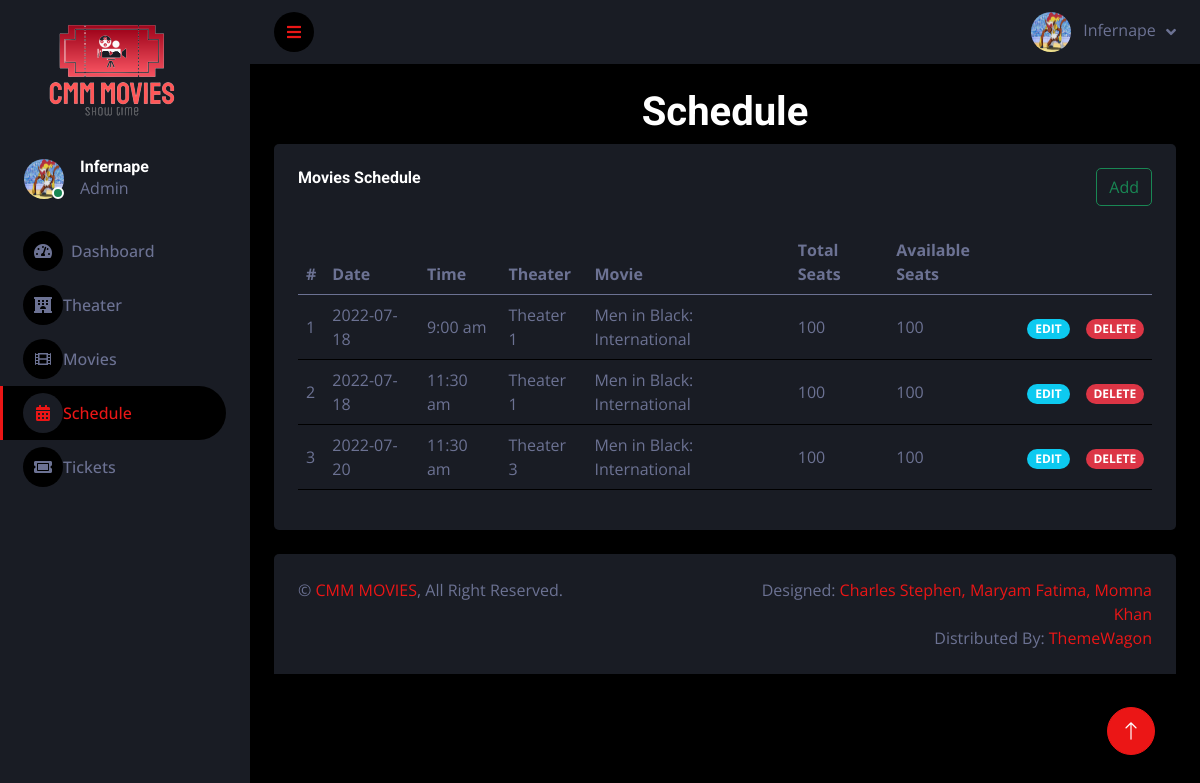
The page /admin/schedule.php (signed in) on the database as committed earlier.
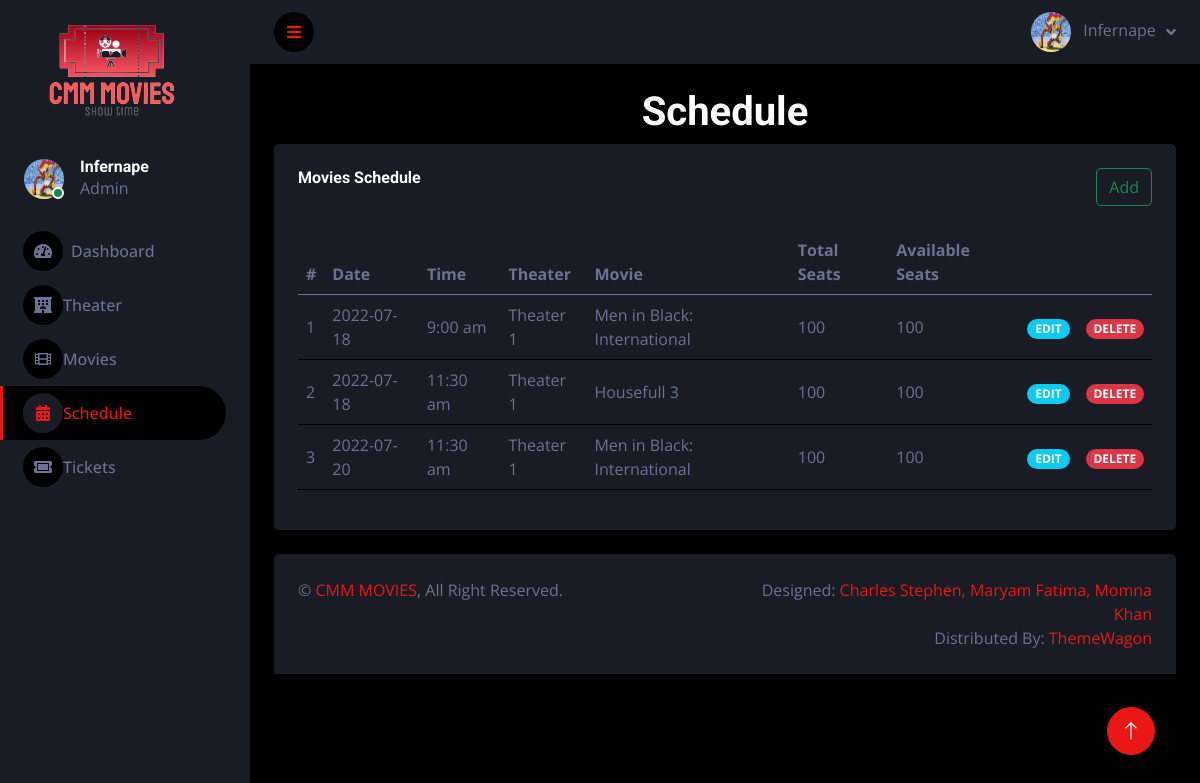
The same page on the database as committed later.
### tables this page shows
CREATE TABLE `movie_sch2` (
  `id` int(11) NOT NULL,
  `movie_date` date NOT NULL,
  `movie_time_id` int(11) NOT NULL,
  `theater_id` int(11) NOT NULL,
  `movie_id` int(11) NOT NULL,
  `total_seats` int(11) NOT NULL,
  `available_seats` int(11) NOT NULL,
  `box_seats` int(11) NOT NULL,
  `gold_seats` int(11) NOT NULL,
  `platinum_seats` int(11) NOT NULL
);

CREATE TABLE `movie_time` (
  `id` int(11) NOT NULL,
  `time` varchar(255) NOT NULL
);

CREATE TABLE `theater` (
  `id` int(11) NOT NULL,
  `name` varchar(255) NOT NULL,
  `screen` varchar(255) NOT NULL,
  `seats` int(11) NOT NULL
);

CREATE TABLE `allmovies` (
  `id` int(11) NOT NULL,
  `movie_cover` varchar(255) NOT NULL,
  `movie_name` varchar(225) NOT NULL,
  `trailer` longtext NOT NULL,
  `movie_description` longtext NOT NULL,
  `genre` longtext NOT NULL,
  `country` varchar(255) NOT NULL,
  `cast` longtext NOT NULL
);

### admin/schedule.php (the view, shortened to what this page needs)
        <?php
    $db = mysqli_connect("localhost", "root", "", "my_movie");
        ?>
<!DOCTYPE html>
<html lang="en">
<head>
    <link href="https://cdnjs.cloudflare.com/ajax/libs/font-awesome/5.10.0/css/all.min.css" rel="stylesheet">
    <link href="https://cdn.jsdelivr.net/npm/bootstrap-icons@1.4.1/font/bootstrap-icons.css" rel="stylesheet">
    <link href="lib/owlcarousel/assets/owl.carousel.min.css" rel="stylesheet">
    <link href="lib/tempusdominus/css/tempusdominus-bootstrap-4.min.css" rel="stylesheet" />
    <link href="css/bootstrap.min.css" rel="stylesheet">
    <link href="css/style.css" rel="stylesheet">
</head>
<body>
    <div class="container-fluid position-relative d-flex p-0">
        <div class="sidebar pe-4 pb-3">
            <nav class="navbar bg-secondary navbar-dark">
                <a href="index.php" class="ms-auto me-auto navbar-brand mx-4 mb-3">
                    <h3 class="text-primary"><img src="./img/signage-removebg-preview.png" alt=""></h3>
                </a>
                <div class="d-flex align-items-center ms-4 mb-4">
                    <div class="position-relative">
                        <img class="rounded-circle" src="profile/<?php echo $_SESSION["profile"]; ?>" alt="" style="width: 40px; height: 40px;">
                        <div class="bg-success rounded-circle border border-2 border-white position-absolute end-0 bottom-0 p-1"></div>
                    </div>
                    <div class="ms-3">
                        <h6 class="mb-0"><?php echo $_SESSION["name"]; ?></h6>
                        <span>Admin</span>
                    </div>
                </div>
                <div class="navbar-nav w-100">
                    <a href="index.php" class="nav-item nav-link"><i class="fa fa-tachometer-alt me-2"></i>Dashboard</a>
                    <a href="theater.php" class="nav-item nav-link"><i class="fas fa-hotel"></i>Theater</a>
                    <a href="movie.php" class="nav-item nav-link"><i class="fas fa-film"></i>Movies</a>
                    <a href="schedule.php" class="nav-item nav-link active"><i class="fas fa-calendar-alt"></i>Schedule</a>
                    <a href="tickets.php" class="nav-item nav-link"><i class="fas fa-ticket-alt"></i>Tickets</a>
                </div>
            </nav>
        </div>
        <div class="content">
            <nav class="navbar navbar-expand bg-secondary navbar-dark sticky-top px-4 py-0">
                <a href="#" class="sidebar-toggler flex-shrink-0">
                    <i class="fa fa-bars"></i>
                </a>
                <div class="navbar-nav align-items-center ms-auto">
                    <div class="nav-item dropdown">
                        <a href="#" class="nav-link dropdown-toggle" data-bs-toggle="dropdown">
                            <img class="rounded-circle me-lg-2" src="profile/<?php echo $_SESSION["profile"]; ?>" alt="" style="width: 40px; height: 40px;">
                            <span class="d-none d-lg-inline-flex"><?php echo $_SESSION["name"]; ?></span>
                        </a>
                    </div>
                </div>
            </nav>
            <div class="container-fluid pt-4 px-4">
                <h1 class="text-center">Schedule</h1>
                <div class="row g-4">
                    <div class="col-12">
                        <div class="bg-secondary rounded h-100 p-4">
                            <div class="d-flex justify-content-between mb-4">
                                <h6>Movies Schedule</h6>
                                <button type="button" class="btn btn-outline-success" data-bs-toggle="modal" data-bs-target="#staticBackdrop1">
                                    Add
                                </button>
                            </div>
                            <div class="table-responsive">
                                <table class="table">
                                    <thead>
                                        <tr>
                                            <th class="col">#</th>
                                            <th scope="col">Date</th>
                                            <th class="col">Time</th>
                                            <th class="col">Theater</th>
                                            <th class="col">Movie</th>
                                            <th class="col">Total Seats</th>
                                            <th class="col">Available Seats</th>
                                        </tr>
                                    </thead>
                                    <tbody>
                                        <?php
                                            $sel = "SELECT * FROM `movie_sch2`";
                                            $result = mysqli_query($db, $sel);
                                            if(mysqli_num_rows($result)) {
                                                $i = 0;
                                                while($row = mysqli_fetch_array($result)) {
                                                    $i++;
                                        ?>
                                        <tr>
                                            <td class="align-middle" scope="row"><?php echo $i; ?></td>
                                            <td class="align-middle">
                                                <?php
                                                    echo $row[1];
                                                ?>
                                            </td>
                                            <td class="align-middle">
                                                <?php
                                                    $sel2 = "SELECT * FROM `movie_time` WHERE `id` = $row[2];";
                                                    $result2 = mysqli_query($db, $sel2);
                                                    $row2 = mysqli_fetch_array($result2);
                                                    echo $row2[1];
                                                ?>
                                            </td>
                                            <td class="align-middle">
                                                <?php
                                                    $sel3 = "SELECT * FROM `theater` WHERE `id` = $row[3];";
                                                    $result3 = mysqli_query($db, $sel3);
                                                    $row3 = mysqli_fetch_array($result3);
                                                    echo $row3[1];
                                                ?>
                                            </td>
                                            <td class="align-middle">
                                                <?php
                                                    $sel4 = "SELECT * FROM `allmovies` WHERE `id` = $row[4];";
                                                    $result4 = mysqli_query($db, $sel4);
                                                    $row4 = mysqli_fetch_array($result4);
                                                    echo $row4[2];
                                                ?>
                                            </td>
                                            <td class="align-middle">
                                                <?php echo $row[5]; ?>
                                            </td>
                                            <td class="align-middle">
                                                <?php echo $row[6]; ?>
                                            </td>
                                            <td class="align-middle"> <a href="schedule_edit.php?id=<?php echo $row[0]; ?>"><span class="badge bg-info rounded-pill badge-sm">EDIT</span></a> </td>
                                            <td class="align-middle"> <span type="button" data-bs-toggle="modal" data-bs-target="#k<?php echo $i; ?>" class="badge bg-danger rounded-pill badge-sm">DELETE</span> </td>
                                        </tr>
                                        <?php
                                                }
                                            }
                                        ?>
                                    </tbody>
                                </table>
                            </div>
                        </div>
                    </div>
                </div>
            </div>
            <div class="container-fluid pt-4 px-4">
                <div class="bg-secondary rounded-top p-4">
                    <div class="row">
                        <div class="col-12 col-sm-6 text-center text-sm-start">
                            &copy; <a href="#">CMM MOVIES</a>, All Right Reserved.
                        </div>
                        <div class="col-12 col-sm-6 text-center text-sm-end">
                            Designed: <a href="#">Charles Stephen, Maryam Fatima, Momna Khan</a>
                            <br>Distributed By: <a href="https://themewagon.com" target="_blank">ThemeWagon</a>
                        </div>
                    </div>
                </div>
            </div>
        </div>
        <a href="#" class="btn btn-lg btn-primary btn-lg-square back-to-top"><i class="bi bi-arrow-up"></i></a>
    </div>
</body>
</html>

### admin/css/style.css (style rules this page uses)
:root { --primary: #EB1616; --secondary: #191C24; --light: #6C7293; --dark: #000000; }
.back-to-top { position: fixed; display: none; right: 45px; bottom: 45px; z-index: 99; }
.btn { transition: .5s; }
.btn-lg-square { width: 48px; height: 48px; }
.btn-square, .btn-sm-square, .btn-lg-square { padding: 0; display: inline-flex; align-items: center; justify-content: center; font-weight: normal; border-radius: 50px; }
.sidebar { position: fixed; top: 0; left: 0; bottom: 0; width: 250px; height: 100vh; overflow-y: auto; background: var(--secondary); transition: 0.5s; z-index: 999; }
.content { margin-left: 250px; min-height: 100vh; background: var(--dark); transition: 0.5s; }
@media (min-width: 992px) { .sidebar { margin-left: 0; } }
@media (min-width: 992px) { .content { width: calc(100% - 250px); } }
.sidebar .navbar .navbar-nav .nav-link { padding: 7px 20px; color: var(--light); font-weight: 500; border-left: 3px solid var(--secondary); border-radius: 0 30px 30px 0; outline: none; }
.sidebar .navbar .navbar-nav .nav-link:hover, .sidebar .navbar .navbar-nav .nav-link.active { color: var(--primary); background: var(--dark); border-color: var(--primary); }
.sidebar .navbar .navbar-nav .nav-link i { width: 40px; height: 40px; display: inline-flex; align-items: center; justify-content: center; background: var(--dark); border-radius: 40px; }
.sidebar .navbar .navbar-nav .nav-link:hover i, .sidebar .navbar .navbar-nav .nav-link.active i { background: var(--secondary); }
.content .navbar .navbar-nav .nav-link { margin-left: 25px; padding: 12px 0; color: var(--light); outline: none; }
.content .navbar .sidebar-toggler, .content .navbar .navbar-nav .nav-link i { width: 40px; height: 40px; display: inline-flex; align-items: center; justify-content: center; background: var(--dark); border-radius: 40px; }
.content .navbar .dropdown-toggle::after { margin-left: 6px; vertical-align: middle; border: none; content: "\f107"; font-family: "Font Awesome 5 Free"; font-weight: 900; transition: .5s; }

Rows that differ between the two databases and show on the page:
changed movie_sch2: allmovies.movie_name "Men in Black: International" → "Housefull 3"
changed movie_sch2 (number 3 of 3 on the later page): theater.name "Theater 3" → "Theater 1"
